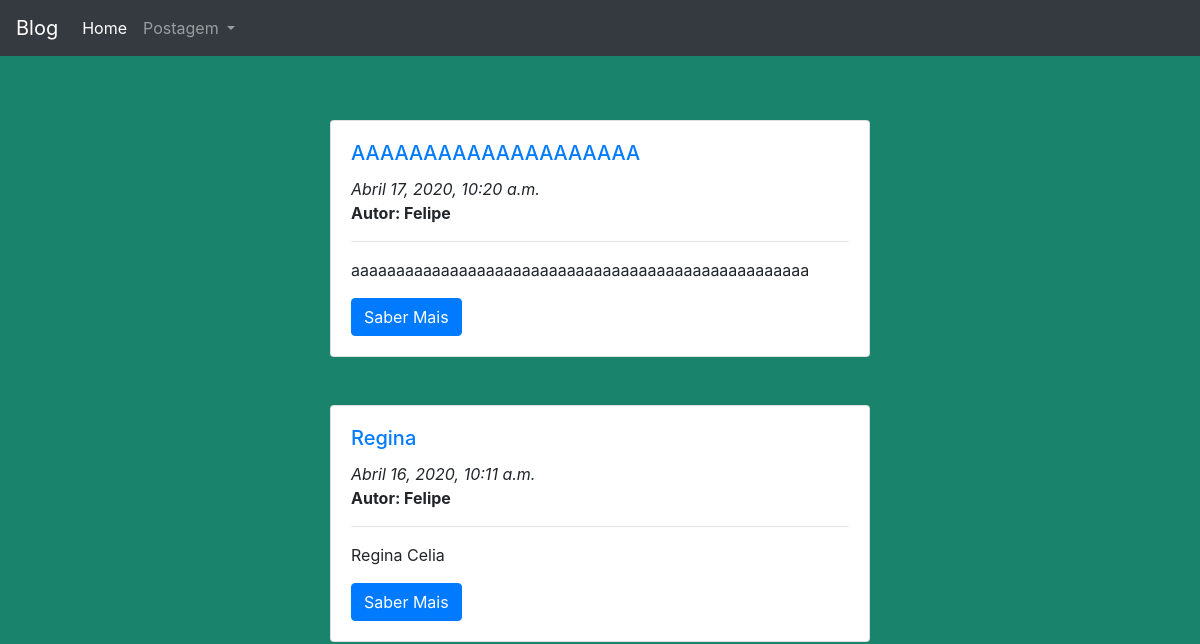
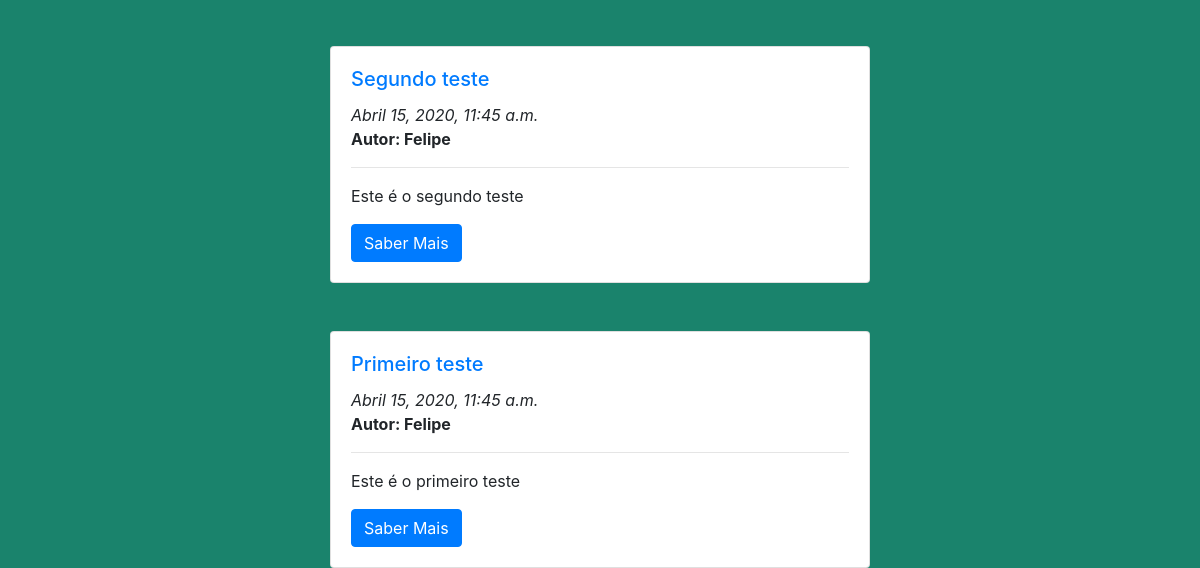
The app's page /, older data (2 pictures, top to bottom).
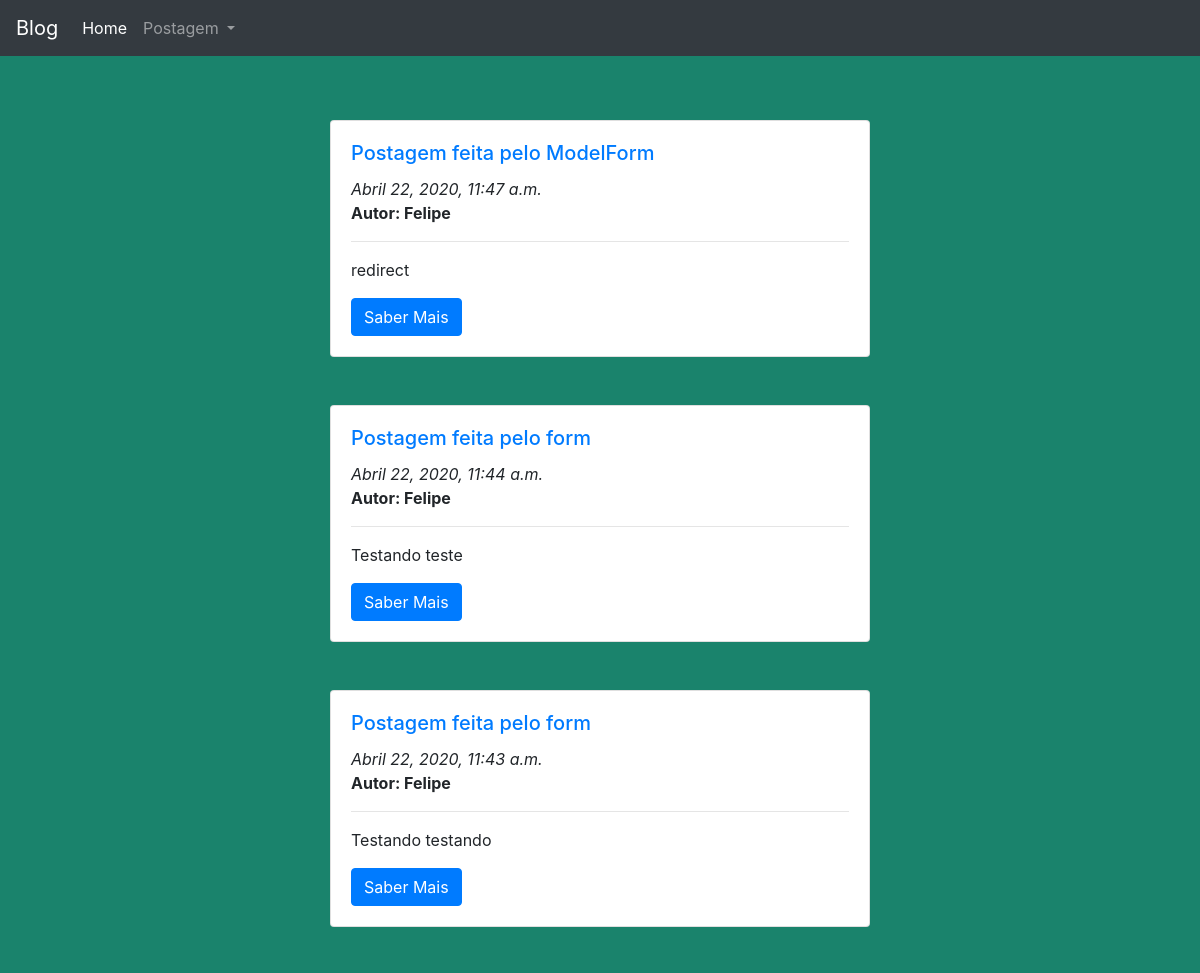
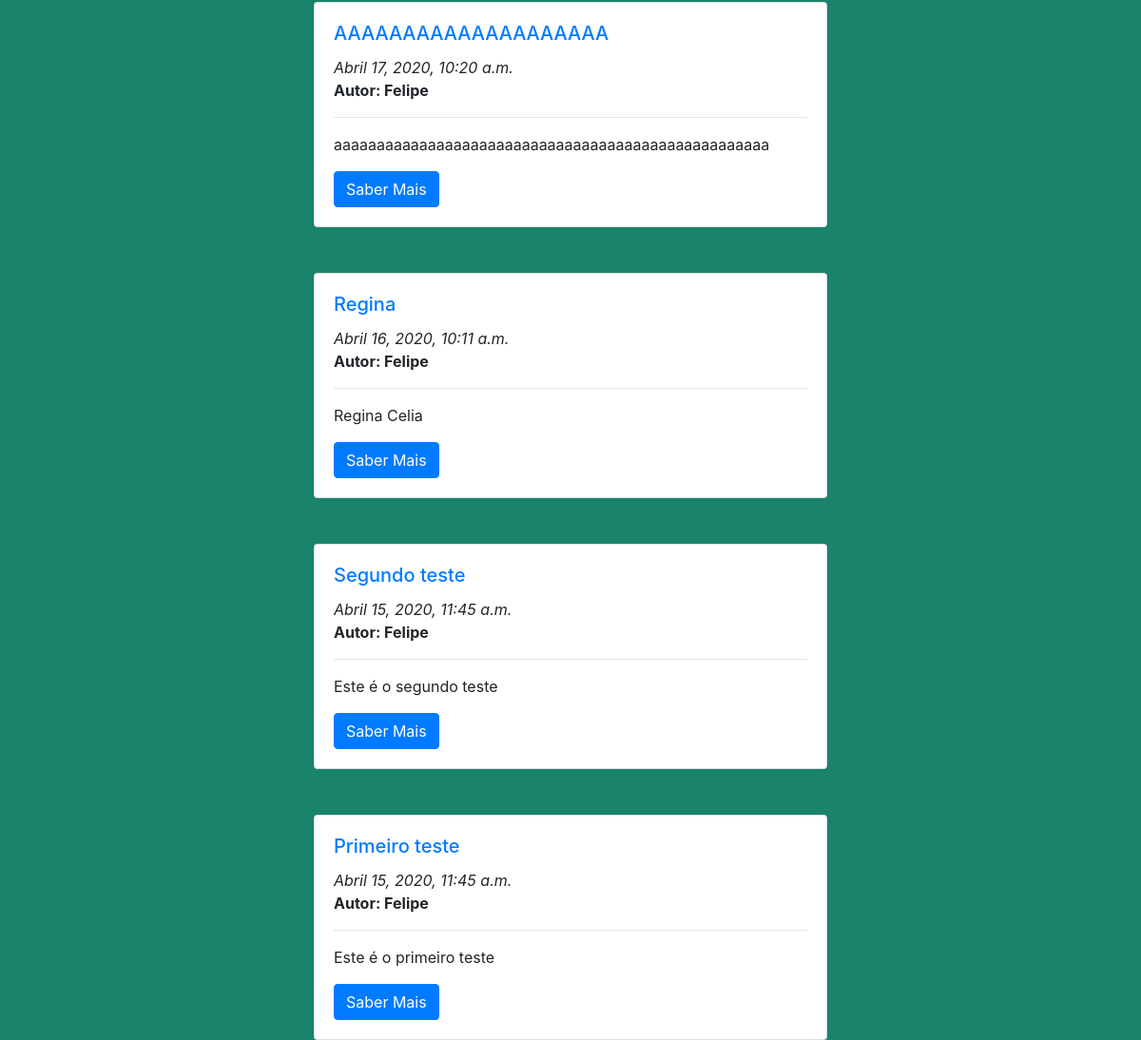
The same page, newer data (2 pictures, top to bottom).
### blog/models.py (models this page shows, shortened)
class Postagem(models.Model):
    titulo = models.CharField(max_length=200)
    texto = models.TextField()
    autor = models.ForeignKey(settings.AUTH_USER_MODEL, on_delete=models.CASCADE)
    data_criacao = models.DateTimeField(default=timezone.now)
    data_publicacao = models.DateTimeField(blank=True, null=True)

### blog/views.py (the view)
# urls.py: path('', views.home, name="home"),
def home(request):
    postagens = Postagem.objects.all().order_by("-data_criacao")
    return render(request, 'home.html', {'postagens': postagens})

### blog/templates/home.html
{% extends 'base.html' %}
{% block content %}
<div class='container shadow'>
    <div class='row'>
        <div class='col-3'></div>
        <div class='col-12 col-md-6 mt-3'>
            {% for postagem in postagens %}
            <div class="card mt-5 shadow rounded">
                <div class='card-body'>
                    <h5 class="card-title"><a href="{% url 'edicao_postagem' pk=postagem.pk %}">{{ postagem.titulo }}</a></h5>
                    <i>{{postagem.data_criacao}}</i>
                    <br>
                    <b>Autor: {{postagem.autor.username}}</b>
                    <hr>
                    <p class="card-text mt-2">{{postagem.texto}}</p>
                    <a href="{% url 'detalhe_post' pk=postagem.pk %}" class="btn btn-primary">Saber Mais</a>
                </div>
            </div>
            {% endfor %}
        </div>
        <div class='col-3'></div>
    </div>
</div>
{% endblock %}

### blog/templates/base.html (shortened to what this page needs)
<!doctype html>
<html lang="pt-br">
  <head>
    <link rel="stylesheet" href="https://maxcdn.bootstrapcdn.com/bootstrap/4.0.0/css/bootstrap.min.css">
    <link rel="stylesheet" href="https://stackpath.bootstrapcdn.com/font-awesome/4.7.0/css/font-awesome.min.css">
  </head>
  <body style="background-color: #1a836c;">
  	<nav class="navbar navbar-expand-lg navbar-dark bg-dark">
  <a class="navbar-brand" href="/">Blog</a>
  <div class="collapse navbar-collapse" id="navbarSupportedContent">
    <ul class="navbar-nav mr-auto">
      <li class="nav-item active">
        <a class="nav-link" href="/">Home</span></a>
      </li>
  		<li class="nav-item dropdown">
        <a class="nav-link dropdown-toggle" href="#" id="navbarDropdown" role="button" data-toggle="dropdown" aria-haspopup="true" aria-expanded="false">
          Postagem
        </a>
      </li>
    </ul>
  </div>
</nav>
  	{% block content %}
  	{% endblock%}
  </body>
</html>

Row changes from the older to the newer data that the page shows:
added Postagem: titulo "Postagem feita pelo ModelForm", data_criacao "Abril 22, 2020, 11:47 a.m.", autor.username "Felipe", texto "redirect"
added Postagem: titulo "Postagem feita pelo form", data_criacao "Abril 22, 2020, 11:44 a.m.", autor.username "Felipe", texto "Testando teste"
added Postagem: titulo "Postagem feita pelo form", data_criacao "Abril 22, 2020, 11:43 a.m.", autor.username "Felipe", texto "Testando testando"
